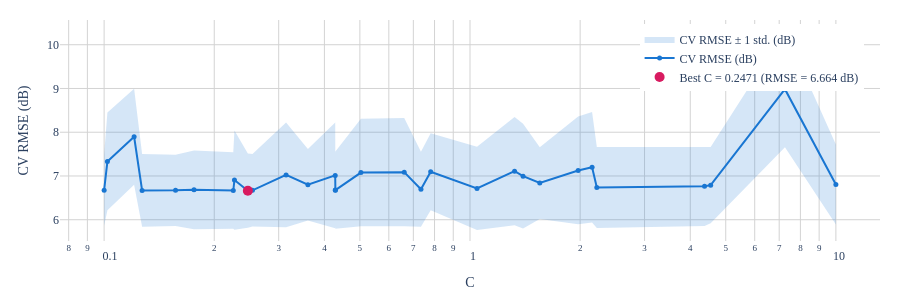

Notebook code for this chart:
### Markdown cell above
<p style="font-family: 'Courier New', Courier, monospace; font-size: 30px; font-weight: bold; color: blue;  text-align: left;">
Plot: SVR CV RMSE by C (kNN-notebook style -- interactive, then manually-chosen bars)
</p>

### Code cell
# Interactive SVR CV RMSE plot (line + band, single axis) -- hover for C/RMSE/SD.
# Same construction as 06_kNN.ipynb's profile: best RMSE per unique value, marginalizing
# over the other jointly-searched hyperparameter (gamma here, metric/weights/scaler/power
# there) -- not a separate sweep. With only 40 honest candidates over a 2D (C, gamma) box
# -- versus kNN's 332 over a much finer 1D K grid -- this profile is visibly sparser and
# noisier; that is honest, not a plotting artifact, since gamma's effect hasn't been
# marginalized out nearly as densely as kNN's other four parameters were.
import plotly.graph_objects as go

svr_profile_df = (
    sensitivity_df.loc[sensitivity_df.groupby("C")["rmse_mean"].idxmin()]
    .sort_values("C")
    .reset_index(drop=True)
)

c = svr_profile_df["C"]
rmse = svr_profile_df["rmse_mean"]
std = svr_profile_df["rmse_std"]
best_idx = rmse.idxmin()

fig = go.Figure()

fig.add_trace(go.Scatter(
    x=pd.concat([c, c[::-1]]),
    y=pd.concat([rmse + std, (rmse - std)[::-1]]),
    fill="toself", fillcolor="rgba(25,118,210,0.18)",
    line=dict(color="rgba(255,255,255,0)"),
    hoverinfo="skip", name="CV RMSE ± 1 std. (dB)",
))

fig.add_trace(go.Scatter(
    x=c, y=rmse, mode="lines+markers", line=dict(color="#1976d2", width=2),
    marker=dict(size=5),
    name="CV RMSE (dB)", customdata=std,
    hovertemplate="C=%{x:.4f}<br>RMSE=%{y:.3f} dB<br>SD=%{customdata:.3f} dB<extra></extra>",
))

fig.add_trace(go.Scatter(
    x=[c[best_idx]], y=[rmse[best_idx]], mode="markers",
    marker=dict(color="#d81b60", size=10),
    name=f"Best C = {c[best_idx]:.4f} (RMSE = {rmse[best_idx]:.3f} dB)",
    customdata=[std[best_idx]],
    hovertemplate="C=%{x:.4f}<br>RMSE=%{y:.3f} dB<br>SD=%{customdata:.3f} dB<extra></extra>",
))

fig.update_layout(
    xaxis_title="C", yaxis_title="CV RMSE (dB)",
    xaxis_type="log",
    font=dict(family="Times New Roman", size=12),
    legend=dict(x=0.98, y=0.98, xanchor="right", yanchor="top"),
    autosize=True, height=300,
    margin=dict(l=60, r=20, t=20, b=50),
    plot_bgcolor="white",
)
fig.update_xaxes(showgrid=True, gridcolor="lightgrey")
fig.update_yaxes(showgrid=True, gridcolor="lightgrey")
fig.show(config={"responsive": True})

### Figure 1 — Plotly figure (JSON) as saved in the notebook; plotly's stock layout.template omitted (floating-point values rounded to 4 significant figures)
{"data": [{"fill": "toself", "fillcolor": "rgba(25,118,210,0.18)", "hoverinfo": "skip", "line": {"color": "rgba(255,255,255,0)"}, "name": "CV RMSE ± 1 std. (dB)", "type": "scatter", "x": [0.1, 0.1021, 0.1208, 0.127, 0.1568, 0.1761, 0.2254, 0.2271, 0.2471, 0.2543, 0.3143, 0.3605, 0.4282, 0.4284, 0.4286, 0.5033, 0.661, 0.7344, 0.7808, 1.045, 1.324, 1.397, 1.551, 1.975, 2.156, 2.221, 4.376, 4.547, 7.258, 10.0, 10.0, 7.258, 4.547, 4.376, 2.221, 2.156, 1.975, 1.551, 1.397, 1.324, 1.045, 0.7808, 0.7344, 0.661, 0.5033, 0.4286, 0.4284, 0.4282, 0.3605, 0.3143, 0.2543, 0.2471, 0.2271, 0.2254, 0.1761, 0.1568, 0.127, 0.1208, 0.1021, 0.1], "y": [7.492, 8.45, 8.994, 7.5, 7.487, 7.584, 7.544, 8.041, 7.512, 7.5, 8.222, 7.616, 8.223, 7.526, 7.558, 8.305, 8.323, 7.554, 7.978, 7.666, 8.349, 8.195, 7.659, 8.357, 8.465, 7.665, 7.673, 7.66, 10.31, 7.719, 5.889, 7.655, 5.921, 5.859, 5.81, 5.935, 5.895, 6.017, 5.798, 5.871, 5.766, 6.216, 5.838, 5.851, 5.849, 5.793, 5.832, 5.804, 5.984, 5.828, 5.846, 5.816, 5.772, 5.792, 5.784, 5.855, 5.837, 6.799, 6.214, 5.86]}, {"customdata": [0.8159, 1.118, 1.097, 0.8314, 0.8162, 0.9, 0.8762, 1.134, 0.8479, 0.8269, 1.197, 0.8159, 1.209, 0.8469, 0.8823, 1.228, 1.236, 0.8581, 0.8813, 0.9499, 1.239, 1.198, 0.821, 1.231, 1.265, 0.9274, 0.9071, 0.8695, 1.329, 0.9149], "hovertemplate": "C=%{x:.4f}<br>RMSE=%{y:.3f} dB<br>SD=%{customdata:.3f} dB<extra></extra>", "line": {"color": "#1976d2", "width": 2}, "marker": {"size": 5}, "mode": "lines+markers", "name": "CV RMSE (dB)", "type": "scatter", "x": [0.1, 0.1021, 0.1208, 0.127, 0.1568, 0.1761, 0.2254, 0.2271, 0.2471, 0.2543, 0.3143, 0.3605, 0.4282, 0.4284, 0.4286, 0.5033, 0.661, 0.7344, 0.7808, 1.045, 1.324, 1.397, 1.551, 1.975, 2.156, 2.221, 4.376, 4.547, 7.258, 10.0], "y": [6.676, 7.332, 7.897, 6.669, 6.671, 6.684, 6.668, 6.906, 6.664, 6.673, 7.025, 6.8, 7.013, 6.679, 6.675, 7.077, 7.087, 6.696, 7.097, 6.716, 7.11, 6.996, 6.838, 7.126, 7.2, 6.737, 6.766, 6.791, 8.984, 6.804]}, {"customdata": [0.8479], "hovertemplate": "C=%{x:.4f}<br>RMSE=%{y:.3f} dB<br>SD=%{customdata:.3f} dB<extra></extra>", "marker": {"color": "#d81b60", "size": 10}, "mode": "markers", "name": "Best C = 0.2471 (RMSE = 6.664 dB)", "type": "scatter", "x": [0.2471], "y": [6.664]}], "layout": {"autosize": true, "font": {"family": "Times New Roman", "size": 12}, "height": 300, "legend": {"x": 0.98, "xanchor": "right", "y": 0.98, "yanchor": "top"}, "margin": {"b": 50, "l": 60, "r": 20, "t": 20}, "plot_bgcolor": "white", "xaxis": {"gridcolor": "lightgrey", "showgrid": true, "title": {"text": "C"}, "type": "log"}, "yaxis": {"gridcolor": "lightgrey", "showgrid": true, "title": {"text": "CV RMSE (dB)"}}}}
